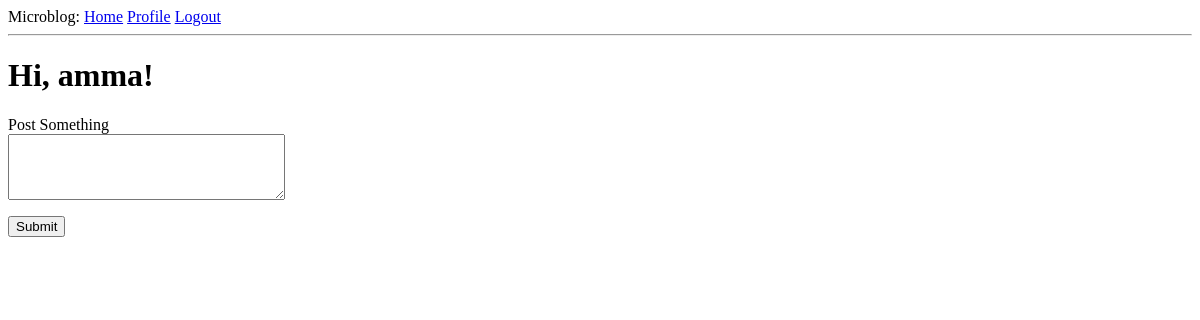
The page /index (signed in) on the database as committed earlier.
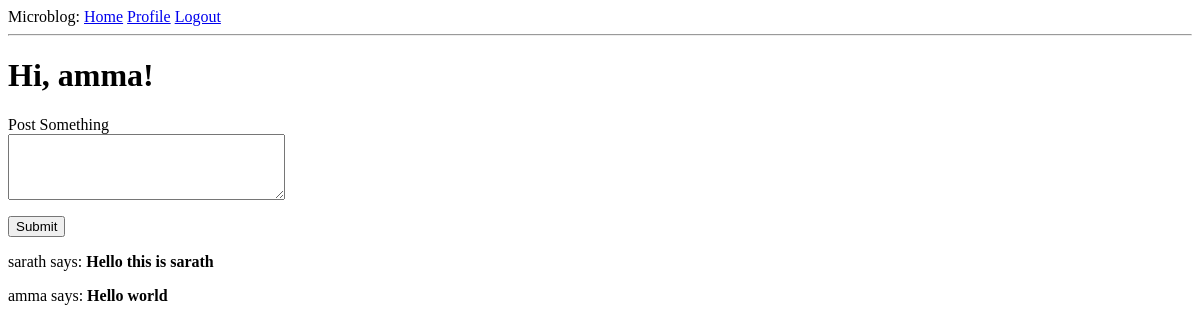
The same page on the database as committed later.
### app/models.py (models this page shows, shortened)
class Post(db.Model):
    id          = db.Column(db.Integer,primary_key=True)
    body        = db.Column(db.String(140))
    timestamp   = db.Column(db.DateTime,index=True,default=datetime.utcnow)
    user_id     = db.Column(db.Integer,db.ForeignKey('user.id'))

class User(UserMixin, db.Model):
    id              = db.Column(db.Integer, primary_key=True)
    username        = db.Column(db.String(64), index=True, unique=True)
    email           = db.Column(db.String(120), index=True, unique=True)
    password_hash   = db.Column(db.String(128))
    posts           = db.relationship('Post',backref='author',lazy='dynamic')
    about_me        = db.Column(db.String(140))
    last_seen       = db.Column(db.DateTime, default=datetime.utcnow())
    followed        = db.relationship(
        'User', secondary=followers,
        primaryjoin=(followers.c.follower_id == id),
        secondaryjoin=(followers.c.followed_id == id),
        backref=db.backref('followers', lazy='dynamic'), lazy='dynamic')
    def followed_posts(self):
        followed = Post.query.join(
            followers, (followers.c.followed_id == Post.user_id)).filter(
                followers.c.follower_id == self.id)     #followed user posts
        own = Post.query.filter_by(user_id=self.id)     #self posts
        return followed.union(own).order_by(Post.timestamp.desc())  #Timestamp latest post first

### app/routes.py (the view)
@app.route('/',methods=['GET','POST'])
@app.route('/index',methods=['GET','POST'])
@login_required
def index():
    form = Postform()
    if form.validate_on_submit():
        post = Post(body=form.post.data,author=current_user)
        db.session.add(post)
        db.session.commit()
        flash('Post is now live!!!')
        return redirect(url_for('index'))
    posts=current_user.followed_posts().all()
    return render_template('index.html',title='Home',posts=posts,form=form)

### app/forms.py
class Postform(FlaskForm):
    post = TextAreaField('Post Something',validators=[DataRequired(),Length(min=1,max=140)])
    submit = SubmitField('Submit')

### app/models.py (called while the page is built)
@login.user_loader
def load_user(id):
    return User.query.get(int(id))

### app/routes.py (called while the page is built)
@app.before_request
def before_request():
    if current_user.is_authenticated:
        current_user.last_seen = datetime.utcnow()
        db.session.commit()

### app/templates/index.html (shortened to what this page needs)
{% extends "base.html" %}
 {% block content %}
    <h1>Hi, {{ current_user.username }}!</h1>
    <form  action="" method="post">
      <p>
        {{form.post.label}}<br>
        {{form.post(cols=32,rows=4)}}
      </p>
      <p>{{form.submit()}}</p>
    </form>
    {% for post in posts %}
    <div><p>{{ post.author.username }} says: <b>{{ post.body }}</b></p></div>
    {% endfor %}
{% endblock %}

Rows that differ between the two databases and show on the page:
added Post: author.username "sarath", body "Hello this is sarath"
added Post: author.username "amma", body "Hello world"
